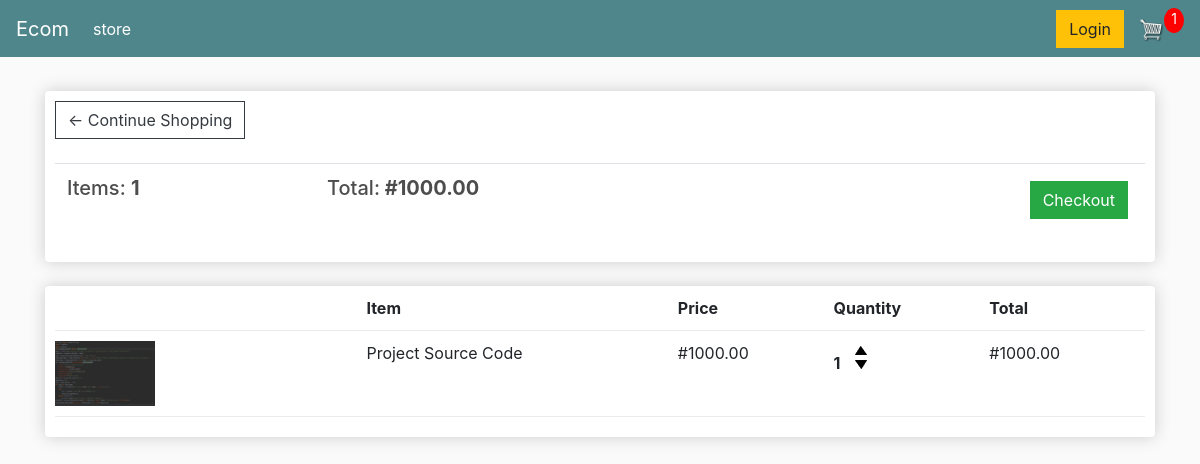
The app's page /cart/ (signed in) with its own data.
### store/models.py (models this page shows, shortened)
class Order(models.Model):
    customer = models.ForeignKey(Customer, on_delete=models.SET_NULL, null=True, blank=True)
    date_orderd = models.DateTimeField(auto_now_add=True)
    complete = models.BooleanField(default=False)
    transaction_id = models.CharField(max_length=100, null=True)
    @property
    def get_cart_total(self):
        orderitems = self.orderitem_set.all()
        total = sum([item.get_total for item in orderitems])
        return total
    @property
    def get_cart_items(self):
        orderitems = self.orderitem_set.all()
        total = sum([item.quantity for item in orderitems])
        return total

class OrderItem(models.Model):
    product = models.ForeignKey(Product, on_delete=models.SET_NULL, null=True)
    order = models.ForeignKey(Order, on_delete=models.SET_NULL, null=True)
    quantity = models.IntegerField(default=0, null=True, blank=True)
    date_added = models.DateTimeField(auto_now_add=True)
    @property
    def get_total(self):
        total = self.product.price * self.quantity
        return total

class Product(models.Model):
    name = models.CharField(max_length=200)
    price = models.DecimalField(max_digits=7, decimal_places=2)
    digital = models.BooleanField(default=False, null=True, blank=True)
    image = models.ImageField(null=True, blank=True)
    @property
    def imageURL(self):
        try:
            url = self.image.url
        except:
            url = "static/images/placeholder.png"
        return url

### store/views.py (the view)
# urls.py: path("cart/", views.cart, name="cart"),
def cart(request):
    data = cartData(request)
    cartItems = data['cartItems']
    order = data['order']
    items = data['items']
    context = {"items": items, "order":order, "cartItems":cartItems}
    return render(request, "store/cart.html", context)

### store/utils.py (called while the page is built)
def cartData(request):
    if request.user.is_authenticated:
        customer = request.user.customer
        order, created = Order.objects.get_or_create(customer=customer, complete=False)
        items = order.orderitem_set.all()
        cartItems = order.get_cart_items
    else:
        cookieData = cookieCart(request)
        cartItems = cookieData['cartItems']
        order = cookieData['order']
        items = cookieData['items']
    return {'cartItems':cartItems, 'order': order, 'items':items}

### store/templates/store/cart.html
{% extends 'store/base.html' %}
{% load static %}
{% block content %}
<div class="row">
	<div class="col-lg-12">
		<div class="box-element">
      <a  class="btn btn-outline-dark" href="{% url 'store' %}">&#x2190; Continue Shopping</a>
      <br>
      <br>
	<table class="table">
		<tr>
			<th><h5>Items: <strong>{{ order.get_cart_items }}</strong></h5></th>
			<th><h5>Total:<strong> #{{ order.get_cart_total|floatformat:2 }}</strong></h5></th>
			<th>
				<a  style="float:right; margin:5px;" class="btn btn-success" href="{% url 'checkout' %}">Checkout</a>
			</th>
		</tr>
	</table>
		</div>
		<br>
		<div class="box-element">
      <div class="cart-row">
        <div style="flex:2"></div>
        <div style="flex:2"><strong>Item</strong></div>
        <div style="flex:1"><strong>Price</strong></div>
        <div style="flex:1"><strong>Quantity</strong></div>
        <div style="flex:1"><strong>Total</strong></div>
      </div>
      {% for item in items  %}
      <div class="cart-row">
        <div style="flex:2"><img class="row-image" src="{{ item.product.imageURL }}"></div>
        <div style="flex:2"><p>{{ item.product.name }}</p></div>
        <div style="flex:1"><p>#{{item.product.price|floatformat:2}}</p></div>
        <div style="flex:1">
          <p class="quantity">{{ item.quantity }}</p>
          <div class="quantity">
            <img data-product="{{ item.product.id }}" data-action="add" class="chg-quantity update-cart" src="{% static  'images/arrow-up.png' %}">
            <img data-product="{{ item.product.id }}" data-action="remove" class="chg-quantity update-cart" src="{% static  'images/arrow-down.png' %}">
          </div>
        </div>
        <div style="flex:1"><p>#{{ item.get_total|floatformat:2 }}</p></div>
      </div>
      {% endfor %}
		</div>
	</div>
</div>
{% endblock content %}

### static/css/main.css (style rules this page uses)
body { background-color: hsl(0, 0%, 98%); }
h1,h2,h3,h4,h5,h6 { color:hsl(0, 0%, 30%); }
.box-element { box-shadow:hsl(0, 0%, 80%) 0 0 16px; background-color: #fff; border-radius: 4px; padding: 10px; }
.col-lg-4, .col-lg-6, .col-lg-8, .col-lg-12 { margin-top: 10px; }
.btn { border-radius: 0; }
.row-image { width: 100px; }
.cart-row { display: flex; align-items: flex-stretch; padding-bottom: 10px; margin-bottom: 10px; border-bottom: 1px solid #ececec; }
.quantity { display: inline-block; font-weight: 700; padding-right:10px; }
.chg-quantity { width: 12px; cursor: pointer; display: block; margin-top: 5px; transition:.1s; }

### records on screen
Order: get_cart_items "1", get_cart_total "1000.00"
OrderItem: product.imageURL (picture), product.name "Project Source Code", product.price "1000.00", quantity "1", get_total "1000.00"

### other values on screen
{{ cartItems }} "1"
